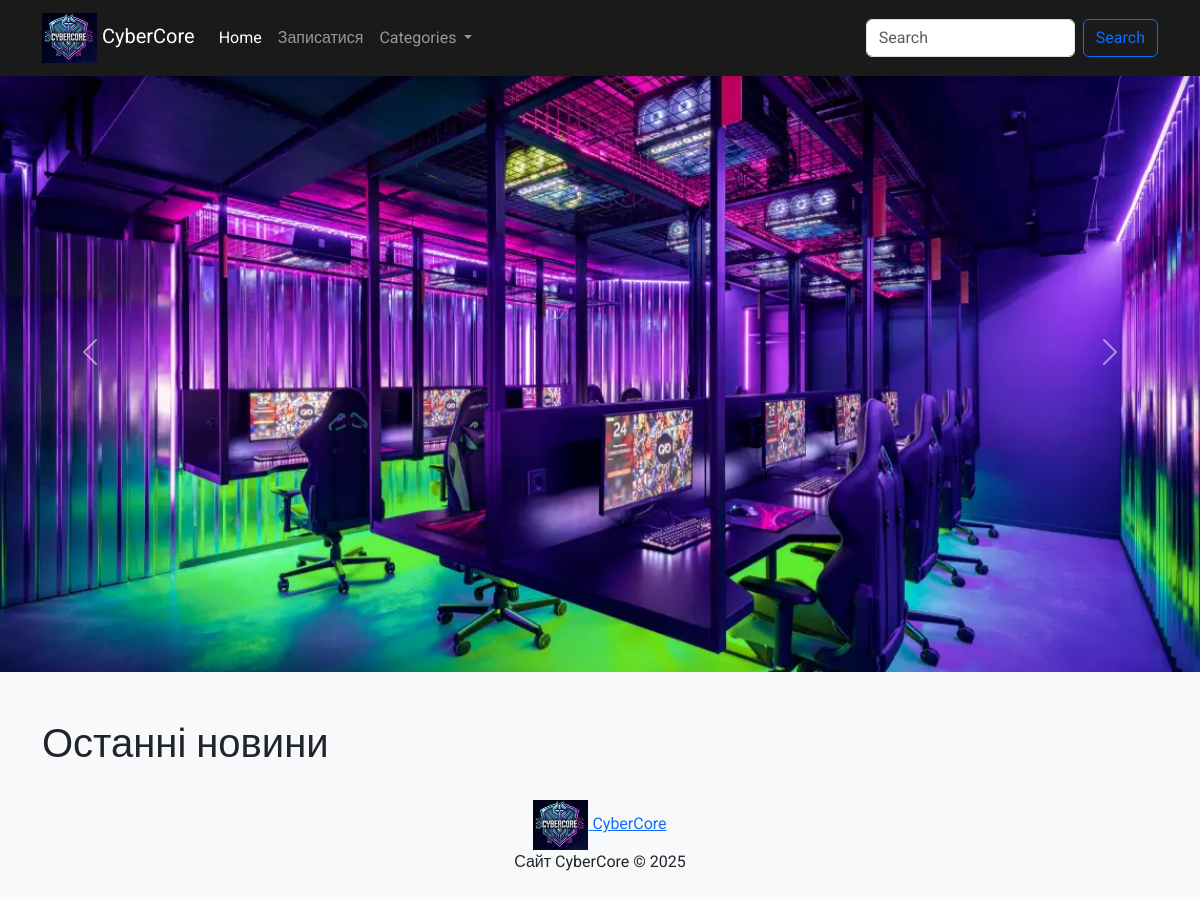
/, run on an earlier commit of the app's database.
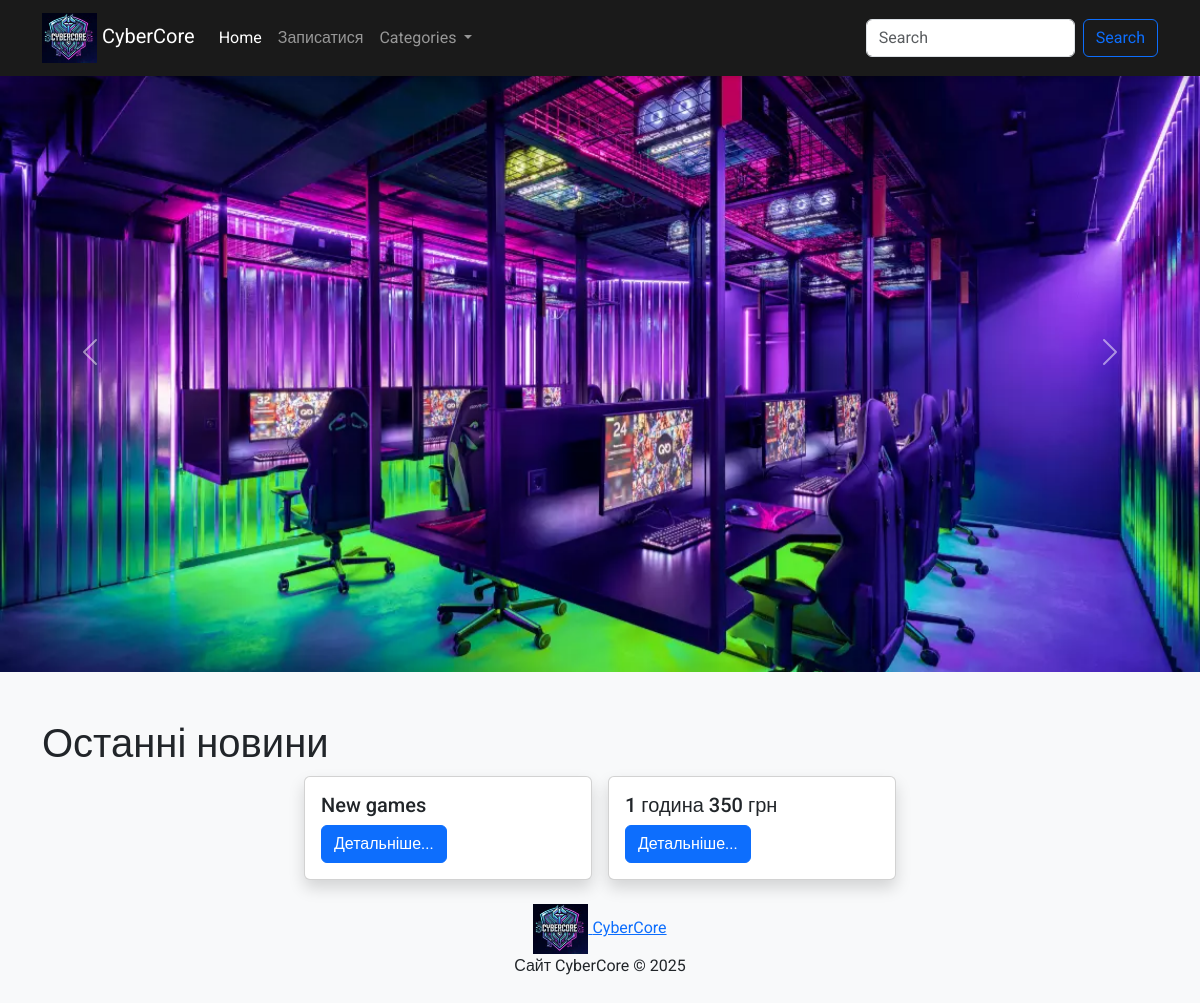
And on a later commit of the database.
### tables this page shows
CREATE TABLE articles (
    id INTEGER PRIMARY KEY AUTOINCREMENT,
    user_id INTEGER NOT NULL,
    category_id INTEGER NOT NULL,
    title TEXT NOT NULL,
    content TEXT NOT NULL,
    created_at TIMESTAMP DEFAULT CURRENT_TIMESTAMP,
    FOREIGN KEY (user_id) REFERENCES users(id) ON DELETE CASCADE,
    FOREIGN KEY (category_id) REFERENCES categories(id) ON DELETE SET NULL
);

### app.py (the view)
@app.route("/")
def index():
    categories = db.get_categories()
    articles = db.get_articles()
    return render_template("index.html", categories=categories, articles=articles)

### db_scripts.py (called while the page is built)
    def open_db(self):
        self.conn = sqlite3.connect(self.dbname)
        self.cursor = self.conn.cursor()

    def get_categories(self):
        self.open_db()
        self.cursor.execute('''SELECT * FROM categories''')
        data = self.cursor.fetchall()
        self.conn.close()
        return data

    def get_articles(self):
        self.open_db()
        self.cursor.execute('''SELECT * FROM articles''')
        data = self.cursor.fetchall()
        self.conn.close()
        return data

### templates/index.html (shortened to what this page needs)
{% extends 'base.html' %}
{% block content %}
      <div id="carouselExampleAutoplaying" class="carousel slide" data-bs-ride="carousel">
        <div class="carousel-inner">
          <div class="carousel-item active">
            <img src="{{url_for('static', filename='Photos/sect3-bg.png')}}" class="d-block w-100" alt="...">
          </div>
        </div>
        <button class="carousel-control-prev" type="button" data-bs-target="#carouselExampleAutoplaying" data-bs-slide="prev">
          <span class="carousel-control-prev-icon" aria-hidden="true"></span>
        </button>
        <button class="carousel-control-next" type="button" data-bs-target="#carouselExampleAutoplaying" data-bs-slide="next">
          <span class="carousel-control-next-icon" aria-hidden="true"></span>
        </button>
      </div>
      <main class="container mt-5">
          <h1 class="mt-5">Останні новини</h1>
          <div class="d-flex flex-wrap justify-content-center gap-3">
              {% for article in articles %}
                  <div class="card shadow" style="width: 18rem;">
                      <div class="card-body">
                          <h5 class="card-title">{{ article[3] }}</h5>
                          <a href="{{ url_for('article_page', article_id=article[0]) }}" class="btn btn-primary">Детальніше...</a>
                      </div>
                  </div>
              {% endfor %}
          </div>
      </main>
      {% endblock %}

What changed in the data, as far as the page shows it:
added articles: title "New games"
added articles: title "1 година 350 грн"
